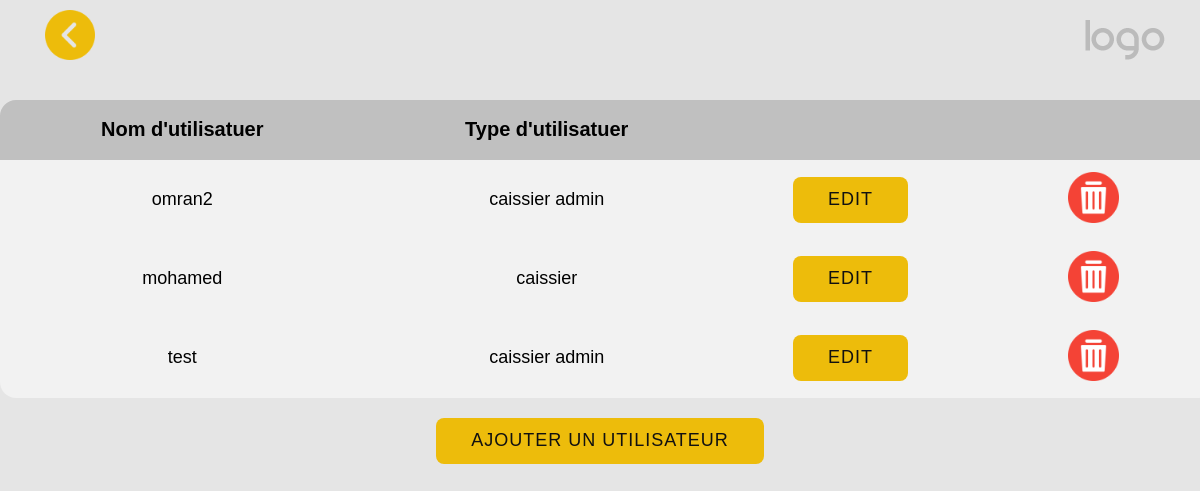
The app's page /user_list, older data.
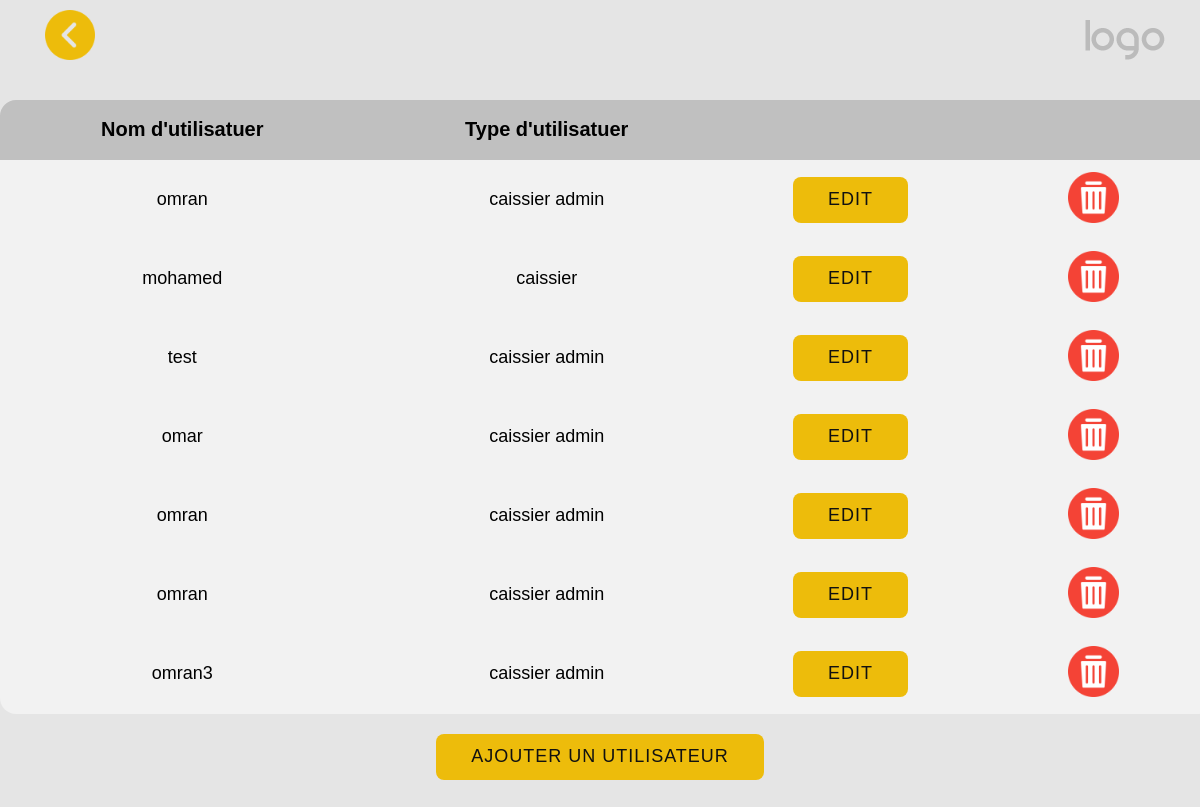
The same page, newer data.
### main/models.py (models this page shows, shortened)
class User(models.Model):
    userPriorityChoices = [
        ('1','caissier admin'),
        ('2','caissier'),
        ('3','serveur'),
    ]
    username = models.CharField(max_length=14,verbose_name="username",null=False)
    password = models.CharField(max_length=30,verbose_name="password", null=False)
    userPriority = models.CharField(max_length=1,choices=userPriorityChoices,null=False,verbose_name="usertype")
    deleted=models.BooleanField(default=False)

### main/views.py (the view)
# urls.py: path('user_list', user_list_view, name='user_list'),
def user_list_view(request):
    users=User.objects.all()
    context={"users":users}
    return render(request, "main/user_list.html",context)

### main/templates/main/user_list.html (shortened to what this page needs)
<!DOCTYPE html>
<html style="font-size: 16px;" lang="en"><head>
    {% load static %}
    <link rel="stylesheet" href="{% static 'products2.css' %}" media="screen">
    <link rel="stylesheet" href="{% static 'header.css' %}" media="screen">
</head>
<body>
	{% include 'header.html' %}
	<section class="u-clearfix u-grey-10 u-section-1" id="sec-9891">
		<div class="u-clearfix u-sheet u-sheet-1">
			<div class="u-table u-table-responsive u-table-1" >
				<table  class="u-table-entity">
					<colgroup>
						<col width="30%">
						<col width="30%">
						<col width="20%">
						<col width="20%">
					  </colgroup>
					<thead class="u-align-center u-grey-25 u-table-header u-text-black u-table-header-1">
						<tr style="height: 60px;">
							<th class="u-table-cell">Nom d'utilisatuer</th>
							<th class="u-table-cell">Type d'utilisatuer</th>
							<th class="u-table-cell"></th>
							<th class="u-table-cell"></th>
						</tr>
					</thead>
					<tbody class="u-align-center u-grey-5 u-table-body u-text-black u-table-body-1">
						{% for user in users %}
						{% if user.deleted == False %}
						<tr style="height: 60px;" id="user{{user.id}}">
							<td class="u-border-1 u-border-grey-5 u-border-no-left u-border-no-right u-table-cell">{{user.username}}</td>
							<td class="u-border-1 u-border-grey-5 u-border-no-left u-border-no-right u-table-cell">   {{user.get_userPriority_display}}</td>
						<td class="u-border-1 u-border-grey-5 u-border-no-left u-border-no-right u-table-cell">
							<form method="post" action="edit_user">{% csrf_token %}
								<button name="id" value="{{user.id}}" class="u-border-2 u-border-grey-75 u-btn u-btn-round u-button-style u-custom-color-1 u-hover-custom-color-2 u-radius-8 u-text-body-alt-color u-text-hover-white u-btn-4 activer_button" >Edit</button>
							</form>
						</td>
							<td class="u-border-1 u-border-grey-5 u-border-no-left u-border-no-right u-table-cell"><button class="icon-button2" onclick="delete_user('{{user.id}}')" ><img src="/static/img/3687412.png" class="icon-supprime"></button>
							</td>
						</tr>
						{% endif %}
						{% endfor %}
					</tbody>
				</table>
			</div>
			<a href="add_user"><div class="text-center"><button class="u-border-2 u-border-grey-75 u-btn u-btn-round u-button-style u-custom-color-1 u-hover-custom-color-2 u-radius-8 u-text-body-alt-color u-text-hover-white u-btn-4 ajouter_button" type="submit" name="button_ajouter" >Ajouter un utilisateur</button></div></a>
		</div>
	</section>
</body>
</html>

Row changes from the older to the newer data that the page shows:
changed User (number 1 of 7 on the later page): username "omran2" → "omran"
added User: username "omar", userPriority "caissier admin", {{ user.id }} 16 (drawn), deleted False (drawn)
added User: username "omran", userPriority "caissier admin", {{ user.id }} 17 (drawn), deleted False (drawn)
added User: username "omran", userPriority "caissier admin", {{ user.id }} 18 (drawn), deleted False (drawn)
added User: username "omran3", userPriority "caissier admin", {{ user.id }} 19 (drawn), deleted False (drawn)
